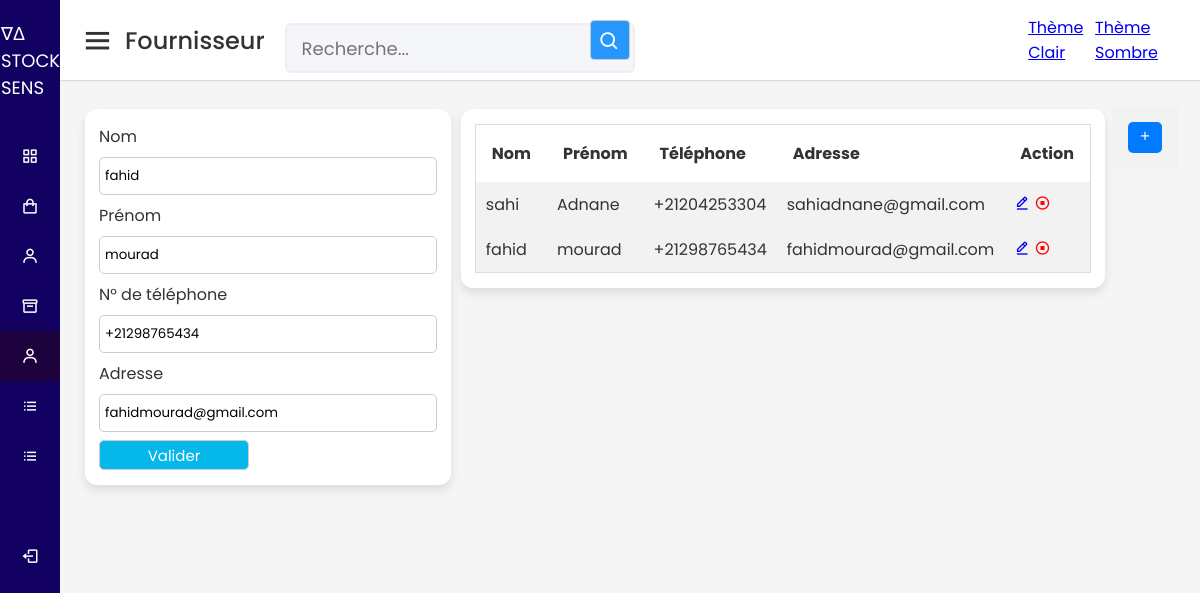
The page /vue/fournisseur.php?id=2 on the database its author committed.
### tables this page shows
CREATE TABLE `fournisseur` (
  `id` int(11) NOT NULL,
  `nom` varchar(30) NOT NULL,
  `prenom` varchar(30) NOT NULL,
  `telephone` varchar(15) NOT NULL,
  `adresse` varchar(50) NOT NULL
);

### model/function.php (called while the page is built, shortened)
<?php
function getFournisseur($id = null)
{
    if (!empty($id)) {
        $sql = "SELECT * FROM fournisseur WHERE id=?";
        $req = $GLOBALS['connexion']->prepare($sql);
        $req->execute(array($id));
        return $req->fetch();
    } else {
        $sql = "SELECT * FROM fournisseur";
        $req = $GLOBALS['connexion']->prepare($sql);
        $req->execute();
        return $req->fetchAll();
    }
}

### vue/fournisseur.php (the view, shortened to what this page needs)
<?php
include 'entete.php';
if (!empty($_GET['id'])) {
    $fournisseur = getFournisseur($_GET['id']);
}
?>
<div class="home-content">
    <div class="overview-boxes">
        <div class="box">
            <form action=" <?= !empty($_GET['id']) ?  "../model/modifFournisseur.php" : "../model/ajoutFournisseur.php" ?>" method="post">
                <label for="nom">Nom</label>
                <input value="<?= !empty($_GET['id']) ?  $fournisseur['nom'] : "" ?>" type="text" name="nom" id="nom" placeholder="Veuillez saisir le nom">
                <label for="prenom">Prénom</label>
                <input value="<?= !empty($_GET['id']) ?  $fournisseur['prenom'] : "" ?>" type="text" name="prenom" id="prenom" placeholder="Veuillez saisir le prénom">
                <label for="telephone">N° de téléphone</label>
                <input value="<?= !empty($_GET['id']) ?  $fournisseur['telephone'] : "" ?>" type="text" name="telephone" id="telephone" placeholder="Veuillez saisir le N° de téléphone">
                <label for="adresse">Adresse</label>
                <input value="<?= !empty($_GET['id']) ?  $fournisseur['adresse'] : "" ?>" type="text" name="adresse" id="adresse" placeholder="Veuillez saisir l'adresse">
                <button type="submit">Valider</button>
            </form>
        </div>
        <div class="box">
            <table class="mtable">
                <tr>
                    <th>Nom</th>
                    <th>Prénom</th>
                    <th>Téléphone</th>
                    <th>Adresse</th>
                    <th>Action</th>
                </tr>
                <?php
                $fournisseurs = getFournisseur();
                if (!empty($fournisseurs) && is_array($fournisseurs)) {
                    foreach ($fournisseurs as $key => $value) {
                ?>
                        <tr>
                            <td><?= $value['nom'] ?></td>
                            <td><?= $value['prenom'] ?></td>
                            <td><?= $value['telephone'] ?></td>
                            <td><?= $value['adresse'] ?></td>
                            <td><a href="?id=<?= $value['id'] ?>"><i class='bx bx-edit-alt'></i></a>
                            <a onclick="annuleFournisseur(<?= $value['id'] ?>)" style="color: red;"><i class='bx bx-stop-circle'></i></a>
                            </td>
                        </tr>
                <?php
                    }
                }
                ?>
            </table>
        </div>
        <div>
      <table> <tr><td><a href="../model/ajoutFournisseur.php" class="add-client-link small" onclick="clearValidationMessages()"><i class='bx bx-plus'></i> </a></td></tr>
</table></div>
    </div>
</div>
<?php
include 'pied.php';
?>

### public/css/style.css (style rules this page uses)
* { margin: 0; padding: 0; box-sizing: border-box; font-family: "Poppins", sans-serif; }
.home-section .home-content { position: relative; padding-top: 104px; }
.home-content .overview-boxes { display: flex; align-items: flex-start; justify-content: space-between; flex-wrap: nowrap; padding: 0 20px; margin-bottom: 26px; }
.overview-boxes .box { display: flex; align-items: center; justify-content: center; background: #fff; padding: 15px 14px; border-radius: 12px; box-shadow: 0 5px 10px rgba(0, 0, 0, 0.1); margin: 5px; }
input, textarea, select { margin-bottom: 10px; box-sizing: border-box; width: 100%; margin: 8px 0; padding: 8px 5px; border-radius: 5px; border: 1px solid #ccc; }
button { background-color: rgb(6, 183, 233); color: white; width: 150px; height: 30px; border: 1px solid #ccc; font-size: 15px; border-radius: 5px; }
label { display: block; }
form { width: 100%; }
table.mtable { width: 100%; border-collapse: collapse; width: 100%; border: 1px solid #ddd; }
th, td { text-align: left; padding: 16px; }
table.mtable tr:nth-child(even) { background: #f2f2f2; }
table.mtable td { padding: 10px; }

### vue/entete.php (style rules this page uses)
.home-section .home-content { position: relative; padding-top: 104px; }
.home-content .overview-boxes { display: flex; align-items: flex-start; justify-content: space-between; flex-wrap: nowrap; padding: 0 20px; margin-bottom: 26px; }
.overview-boxes .box { display: flex; align-items: center; justify-content: center; background: #fff; padding: 15px 14px; border-radius: 12px; box-shadow: 0 5px 10px rgba(0, 0, 0, 0.1); margin: 5px; }
input, textarea, select { margin-bottom: 10px; box-sizing: border-box; width: 100%; margin: 8px 0; padding: 8px 5px; border-radius: 5px; border: 1px solid #ccc; }
button { background-color: rgb(6, 183, 233); color: white; width: 150px; height: 30px; border: 1px solid #ccc; font-size: 15px; border-radius: 5px; }
label { display: block; }
form { width: 100%; }
table.mtable { width: 100%; border-collapse: collapse; width: 100%; border: 1px solid #ddd; }
td { text-align: left; padding: 16px; background: #f2f2f2; color:#333 }
th { text-align: left; padding: 16px; }
table.mtable tr:nth-child(even) { background: #f2f2f2; }
table.mtable td { padding: 10px; }
.theme-light { background-color: #fff; color: #333; }

### vue/fournisseur.php (style rules this page uses)
.add-client-link { display: inline-block; padding: 10px 20px; background-color: #007bff; color: #fff; text-decoration: none; border-radius: 5px; }
.small { font-size: 14px; padding: 5px 10px; }

### rows shown on the page
fournisseur: nom "fahid", prenom "mourad", telephone "+21298765434", adresse "fahidmourad@gmail.com"
fournisseur: nom "sahi", prenom "Adnane", telephone "+21204253304", adresse "sahiadnane@gmail.com"

### other values the page prints
str_replace(".php", "", basename($_SERVER['PHP_SELF'])) "Fournisseur"
